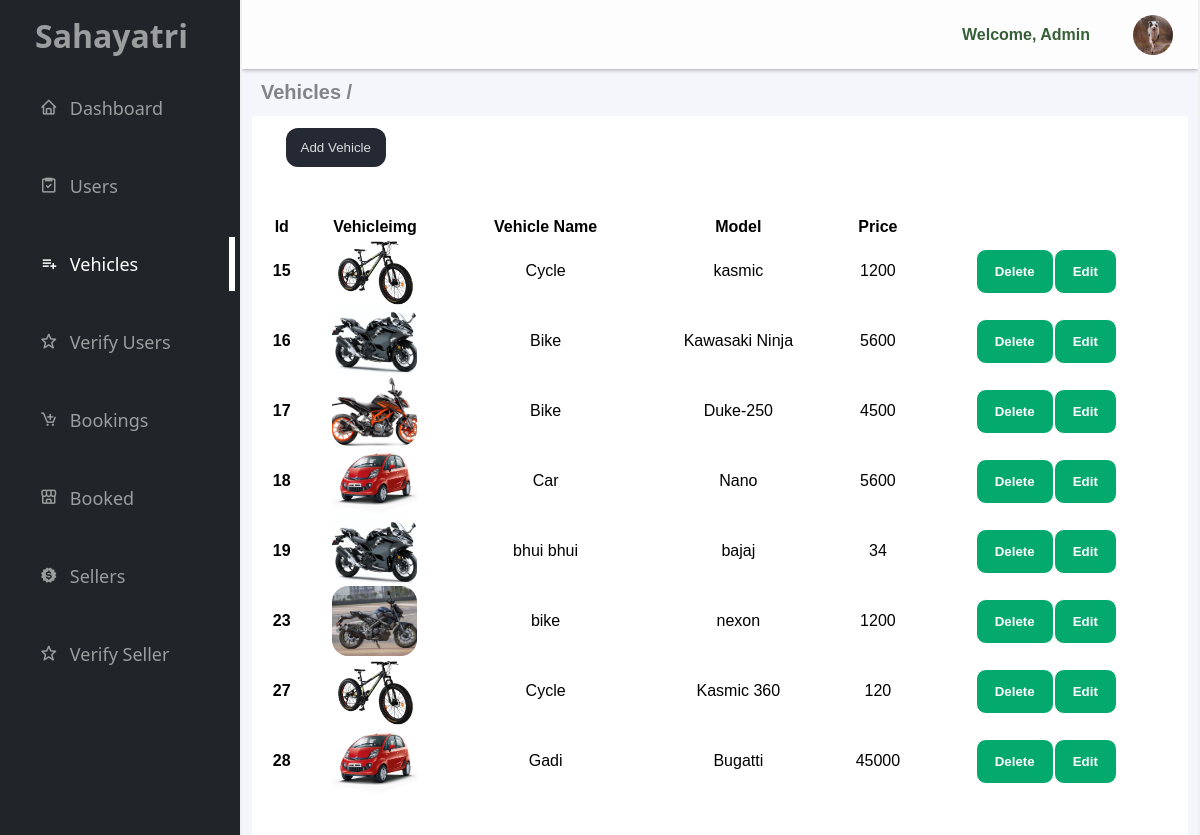
The app's page /sahafront/sahaback/vehicle.php with its own data.
### tables this page shows
CREATE TABLE `vehicles` (
  `id` int(11) NOT NULL,
  `user_id` int(100) NOT NULL,
  `booked` varchar(100) NOT NULL,
  `fromdate` date DEFAULT NULL,
  `todate` date DEFAULT NULL,
  `seller_id` int(100) NOT NULL,
  `img` varchar(255) DEFAULT NULL,
  `vehiclename` varchar(100) DEFAULT NULL,
  `model` varchar(50) DEFAULT NULL,
  `color` varchar(100) NOT NULL,
  `mileage` int(100) NOT NULL,
  `price` int(11) DEFAULT NULL,
  `km` int(100) NOT NULL,
  `registration` varchar(100) NOT NULL,
  `description` varchar(255) NOT NULL,
  `rating_counts` float NOT NULL
);

### sahafront/sahaback/vehicle.php (the view, shortened to what this page needs)
<!DOCTYPE html>
<html lang="en">
<head>
  <link rel="stylesheet" href="style/style.css">
  <link rel="stylesheet" href="style/dashboard.css">
  <link rel="stylesheet" href="style/users.css">
  <link rel="stylesheet" href="style/vehicle.css">
  <link href='https://unpkg.com/boxicons@2.1.4/css/boxicons.min.css' rel='stylesheet'>
</head>
<body>
  <div class="container">
    <div class="sidebar">
      <h1>Sahayatri
      </h1>
      <ul>
        <a href="dashboard.php">
          <li><i class='bx bx-home'></i>Dashboard</li>
        </a>
        <a href="users.php">
          <li><i class='bx bx-task'></i>Users</li>
        </a>
        <a href="vehicle.php">
          <li id="active"><i class='bx bx-list-plus'></i>Vehicles</li>
        </a>
        <a href="verify_request.php">
          <li><i class='bx bx-star'></i>Verify Users</li>
        </a>
        <a href="bookings.php">
          <li><i class='bx bx-cart-add'></i>Bookings</li>
        </a>
        <a href="booked_vehicles.php">
          <li><i class='bx bx-store-alt'></i>Booked</li>
        </a>
        <a href="sellers.php">
          <li><i class='bx bxs-badge-dollar'></i>Sellers</li>
        </a>
        <a href="verify_seller.php">
          <li><i class='bx bx-star'></i>Verify Seller</li>
        </a>
      </ul>
    </div>
    <div class="main">
      <div class="vehicle">
        <div class="nav_search">
          <p>Welcome, Admin</p>
          <div class="profile_image">
            <img height="40px" width="40px" src="../profile.jpg" alt="img">
          </div>
        </div>
        <h1>Vehicles /</h1>
        <div class="vehicle_info">
          <button id="openModal" class="bg-blue-500 hover:bg-blue-700 text-black font-bold py-2 px-4 rounded">
            Add Vehicle
          </button>
          <div class='vehicle_container'>
            <table class="table">
              <thead>
                <tr>
                  <th scope="col">Id</th>
                  <th scope="col">Vehicleimg</th>
                  <th scope="col">Vehicle Name</th>
                  <th scope="col">Model</th>
                  <th scope="col">Price</th>
                </tr>
              </thead>
              <tbody>
                <?php
                $servername = "localhost";
                $username = "root";
                $password = "";
                $database = "mydb";
                $conn = new mysqli($servername, $username, $password, $database);
                $query = "SELECT * FROM vehicles";
                $result = $conn->query($query);
                if ($result->num_rows > 0) {
                  while ($row = $result->fetch_assoc()) {
                    $id = $row['id'];
                    echo "<tr><th scope='row'>" . $id . "</th>";
                    echo "<td><img height='80px' width='68px' src='" . $row['img'] . "'</td>";
                    echo "<td>" . $row['vehiclename'] . "</td>";
                    echo "<td>" . $row['model'] . "</td>";
                    echo "<td>" . $row['price'] . "</td>";
                    echo "<td><a href='vehicledel.php?delete_id=$id'><button>Delete</button></a>";
                    echo "<a href='vehicleedit.php?edit_id=$id'><button>Edit</button></a> </td></tr>";
                  }
                }
                ?>
              </tbody>
            </table>
          </div>
        </div>
      </div>
    </div>
  </div>
</body>
</html>

### sahafront/sahaback/style/style.css (style rules this page uses)
* { margin: 0; padding: 0; }
i { margin-right: 12px; }
.profile_image { cursor: pointer; }
.nav_search { display: flex; flex-direction: row; align-items: center; justify-content: right; gap: 20px; background-color: #ffffffc7; box-shadow: 0px 0px 5px 0px gray; padding: 10px 25px; }
.nav_search p { color: rgba(19, 66, 19, 0.849); margin-top: auto; margin-bottom: auto; font-weight: 600; font-family: 'Franklin Gothic Medium', 'Arial Narrow', Arial, sans-serif; }
.nav_search img { border-radius: 50%; margin-left: 23px; margin-top: 5px; }
.container { display: grid; grid-template-columns: 1fr 4fr; height: 100vh; }
.sidebar { color: #9b9d9e; background-color: #212529; }
.sidebar ul { text-align: left; width: 96%; margin-left: auto; margin-right: auto; }
.sidebar ul a { color: #9b9d9e; text-decoration: none; }
.sidebar h1 { color: #9b9d9e; text-align: left; margin-top: 14px; font-family: 'Segoe UI', Tahoma, Geneva, Verdana, sans-serif; width: 96%; margin-left: 35px; }
.sidebar li { list-style: none; font-size: 18px; margin-top: 24px; margin-left: 35px; font-family: 'Segoe UI', Tahoma, Geneva, Verdana, sans-serif; padding-top: 15px; padding-bottom: 15px; }
#active { color: #ffffff; border-right: 6px solid #ffffff ; }
.main { overflow-y: scroll; border-right: 2px solid #F0F0F0; border-left: 2px solid #F0F0F0; background-color: #f5f6fb; }
.vehicle { width: 100%; height: 100vh; margin-left: auto; margin-right: auto; }
.vehicle h1 { font-family: 'Segoe UI', Tahoma, Geneva, Verdana, sans-serif; color: #404145a2; font-family: 'Franklin Gothic Medium', 'Arial Narrow', Arial, sans-serif; margin-top: 12px; margin-bottom: 12px; margin-left: 19px; font-size: 20px; }
.vehicle_info { display: grid; grid-template-columns: repeat(3,1fr); gap: 10px; background-color: white; width: 98%; margin-left: auto; margin-right: auto; }
.vehicle_container { width: 280px; height: 280px; cursor: pointer; padding: 39px 8px; margin-left: 14px; border-radius: 8px; margin-top: 12px; border: none; }
.vehicle_container img { display: block; margin-left: auto; margin-right: auto; height: 70%; width: 85%; border-radius: 16px; object-fit: cover; }

### sahafront/sahaback/style/dashboard.css (style rules this page uses)
.vehicle_container { display: grid; grid-template-columns: auto auto; width: 90%; margin-left: auto; margin-right: auto; }
.vehicle_info { display: block; height: 380px; }

### sahafront/sahaback/style/users.css (style rules this page uses)
.table { width: 100%; border: 0px solid gray; text-align: center; font-family: Arial, Helvetica, sans-serif; border-collapse: collapse; }
.vehicle_info { display: block; gap: 10px; background-color: white; width: 98%; margin-left: auto; margin-right: auto; }
.vehicle_container { margin-left: auto; margin-right: auto; width: 97%; display: block; height: 280px; cursor: pointer; padding: 39px 8px; border-radius: 8px; margin-top: 12px; border: none; }
td button { text-align: center; color: white; padding: 14px 18px; border-radius: 10px; font-family: Arial, Helvetica, sans-serif; border: 1px solid ; cursor: pointer; font-weight: 600; background-color: #04aa6d; }

### sahafront/sahaback/style/vehicle.css (style rules this page uses)
td img { width: 60px; height: 60px; }
.vehicle_container img { display: block; margin-left: auto; margin-right: auto; height: 70px; width: 85px; border-radius: 16px; object-fit: cover; }
.vehicle_info { display: block; grid-template-columns: repeat(3,1fr); gap: 10px; background-color: white; width: 98%; height: auto; margin-left: auto; margin-right: auto; }
.vehicle_container { margin-left: auto; margin-right: auto; width: 97%; display: block; height: auto; cursor: pointer; padding: 39px 8px; border-radius: 8px; margin-top: 12px; border: none; }
#openModal { background-color: #242933; padding: 12px 15px; margin-left: 34px; margin-top: 12px; color: rgba(255, 255, 255, 0.836); border-radius: 12px; border: none; }

### records on screen
vehicles: id "15", img (picture), vehiclename "Cycle", model "kasmic", price "1200"
vehicles: id "16", img (picture), vehiclename "Bike", model "Kawasaki Ninja", price "5600"
vehicles: id "17", img (picture), vehiclename "Bike", model "Duke-250", price "4500"
vehicles: id "18", img (picture), vehiclename "Car", model "Nano", price "5600"
vehicles: id "19", img (picture), vehiclename "bhui bhui", model "bajaj", price "34"
vehicles: id "23", img (picture), vehiclename "bike", model "nexon", price "1200"
vehicles: id "27", img (picture), vehiclename "Cycle", model "Kasmic 360", price "120"
vehicles: id "28", img (picture), vehiclename "Gadi", model "Bugatti", price "45000"
